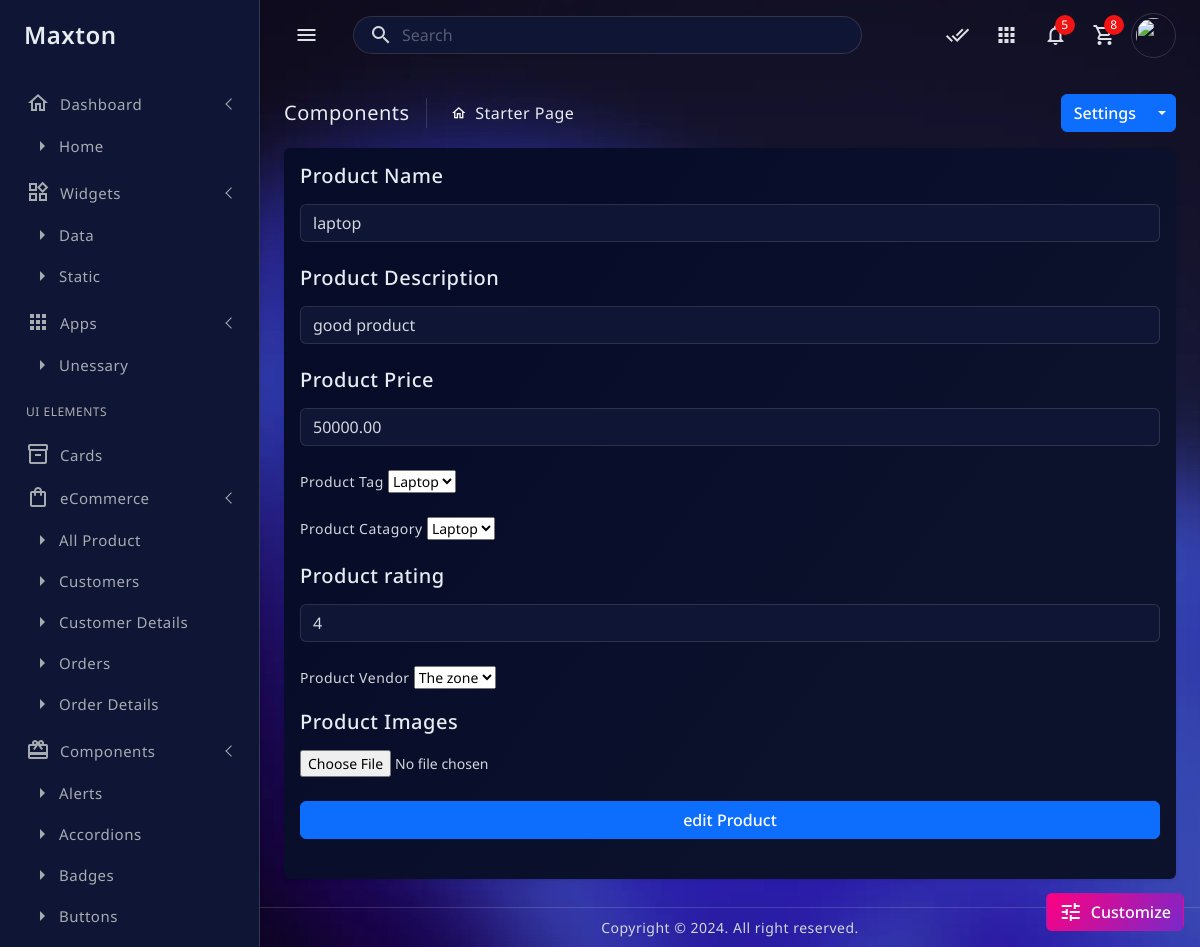
Screenshot of /management/edit_product/1/ with the database file from the repository.
### management/models.py (models this page shows, shortened)
class Product(models.Model):
    category = models.ForeignKey(Category, on_delete=models.CASCADE)
    product_name = models.CharField(max_length=100)
    description = models.TextField()
    price = models.DecimalField(max_digits=10,decimal_places=2)
    product_image = models.ImageField(upload_to='product_image/')
    tags = models.ManyToManyField(Tag, blank=True, null=True)
    rating = models.PositiveIntegerField(choices=[(i, i) for i in range(1, 6)])
    vendor = models.ForeignKey(Vendor, on_delete=models.PROTECT, null=True, blank=True)
    date = models.DateTimeField(auto_now_add=True)
    created_at = models.DateTimeField(auto_now_add=True)

### management/views.py (the view, shortened to what this page needs)
# urls.py: path('edit_product/<int:id>/',edit_product,name='edit_product'),
def edit_product(request,id):
    product = get_object_or_404(Product, id=id)
    category = Category.objects.all()
    vendor = Vendor.objects.all()
    tags = Tag.objects.all()
    context = {
        'category': category,
        'vendor' :  vendor,
        'tags' : tags,
        'product':product
    }
    return render(request,'management/edit_product.html',context)

### management/templates/management/edit_product.html (shortened to what this page needs)
{% extends 'management/base.html' %}
{% load static %}
{% block content %}
  <main class="main-wrapper">
    <div class="main-content">
				<div class="page-breadcrumb d-none d-sm-flex align-items-center mb-3">
					<div class="breadcrumb-title pe-3">Components</div>
					<div class="ps-3">
						<nav aria-label="breadcrumb">
							<ol class="breadcrumb mb-0 p-0">
								<li class="breadcrumb-item active" aria-current="page">Starter Page</li>
							</ol>
						</nav>
					</div>
					<div class="ms-auto">
						<div class="btn-group">
							<button type="button" class="btn btn-primary">Settings</button>
							<button type="button" class="btn btn-primary split-bg-primary dropdown-toggle dropdown-toggle-split" data-bs-toggle="dropdown">	<span class="visually-hidden">Toggle Dropdown</span>
							</button>
						</div>
					</div>
				</div>
        <div class="row">
          <div class="col-12 col-lg-12">
              <div class="card">
                 <div class="card-body">
                <form method="post" enctype="multipart/form-data">
                   <div class="mb-4">
                      <h5 class="mb-3">Product Name</h5>
                      <input type="text" value="{{product.product_name}}" class="form-control" id="product_name" name="product_name" placeholder="write title here....">
                   </div>
                   <div class="mb-4">
                      <h5 class="mb-3">Product Description</h5>
                      <input value="{{product.description}}" class="form-control" id="description" name="description" placeholder="write a description here..">
                   </div>
                   <div class="mb-4">
                      <h5 class="mb-3">Product Price</h5>
                      <input type="number" value="{{product.price}}" class="form-control" id="price" name="price" placeholder="write title here....">
                    </div>
                    <div class="mb-4">
                        <label for="">Product Tag</label>
                        <select name="tag_id" id="">
                          {% for tag in tags %}
                          <option value="{{tag.id}}">{{tag.name}}</option>
                          {% endfor %}
                        </select>
                    </div>
                    <div class="mb-4">
                      <label for="">Product Catagory</label>
                      <select name="category_id" id="">
                        {% for c in category %}
                        <option value="{{c.id}}">{{c.product_tittle}}</option>
                        {% endfor %}
                      </select>
                    </div>
                    <div class="mb-4">
                        <h5 class="mb-3">Product rating</h5>
                        <input type="text" value="{{product.rating}}" class="form-control" id="rating" name="rating" placeholder="write title here....">
                    </div>
                    <div class="mb-4">
                        <label for="">Product Vendor</label>
                        <select name="vendor_id" id="">
                          {% for v in vendor %}
                          <option value="{{v.id}}">{{v.name}}</option>
                          {% endfor %}
                        </select>
                        <br>
                        <br>
                    <div class="mb-4">
                        <h5 class="mb-3">Product Images</h5>
                        <input value="{{product.product_image}}" id="product_image" type="file" name="product_image" >
                    </div>
                    <div class="d-grid">
                        <button type="submet" class="btn btn-primary">edit Product</button>
                    </div>
                </form>
         </div>
    </div>
  </main>
{% endblock %}

### static/management/sass/main.css (style rules this page uses)
body { position: relative; font-size: 14px; font-family: "Noto Sans", sans-serif; letter-spacing: 0.5px; background-color: #eff1f3; }
input::placeholder { color: #000 !important; opacity: 0.3 !important; }
.main-wrapper { margin-top: 70px; padding-bottom: 20px; margin-left: 260px; transition: ease-out 0.3s; }
.main-wrapper .main-content { padding: 1.5rem; }
.main-wrapper .main-content .breadcrumb-title { font-size: 20px; border-right: 1.5px solid #aaa4a4; }
.main-wrapper .main-content .page-breadcrumb .breadcrumb li.breadcrumb-item { font-size: 16px; }
.main-wrapper .main-content .page-breadcrumb .breadcrumb-item + .breadcrumb-item::before { display: inline-block; padding-right: 0.5rem; font-family: "Material Icons Outlined"; content: "\e88a"; }

### static/management/sass/blue-theme.css (style rules this page uses)
[data-bs-theme=blue-theme] body { --bs-heading-color: #e6ecf0; --bs-body-color: #d3d7dc; --bs-body-bg: #0f1535; --bs-body-bg-2: #181f4a; --bs-transparent-bg: rgba(255, 255, 255, 0.10); --bs-border-color-translucent: rgba(226, 232, 240, 0.15); --bs-border-color: rgba(255, 255, 255, 0.15); --sticky-header-bg: rgba(255, 255, 255, 0.45); --bs-disabled-bg: #4b5481; --bs-tertiary-bg: #181f4a; --bs-card-bg: #070c29; background-image: url(../assets/images/bg-themes/body-background-1.webp); background-attachment: fixed; background-size: cover; background-repeat: no-repeat; background-color: transparent; color: var(--bs-body-color); background-color: var(--bs-body-bg-2); }
[data-bs-theme=blue-theme] body input::placeholder { color: #fff !important; }
[data-bs-theme=blue-theme] body .card { background-image: linear-gradient(127.09deg, rgba(6, 11, 40, 0.94) 19.41%, rgba(10, 14, 35, 0.49) 76.65%); }
[data-bs-theme=blue-theme] body .page-breadcrumb .breadcrumb-item.active { color: var(--bs-heading-color); }
[data-bs-theme=blue-theme] body .page-breadcrumb .breadcrumb-title { color: var(--bs-heading-color); font-size: 20px; border-right: 1.5px solid; border-color: var(--bs-border-color); }
[data-bs-theme=blue-theme] body .page-breadcrumb .breadcrumb-item + .breadcrumb-item::before { color: #fff; }

### rows the page displays
Product: product_name "laptop", description "good product", price "50000.00", rating "4"

### other values shown
form field tag_id "Laptop"
form field category_id "Laptop"
form field vendor_id "The zone"
